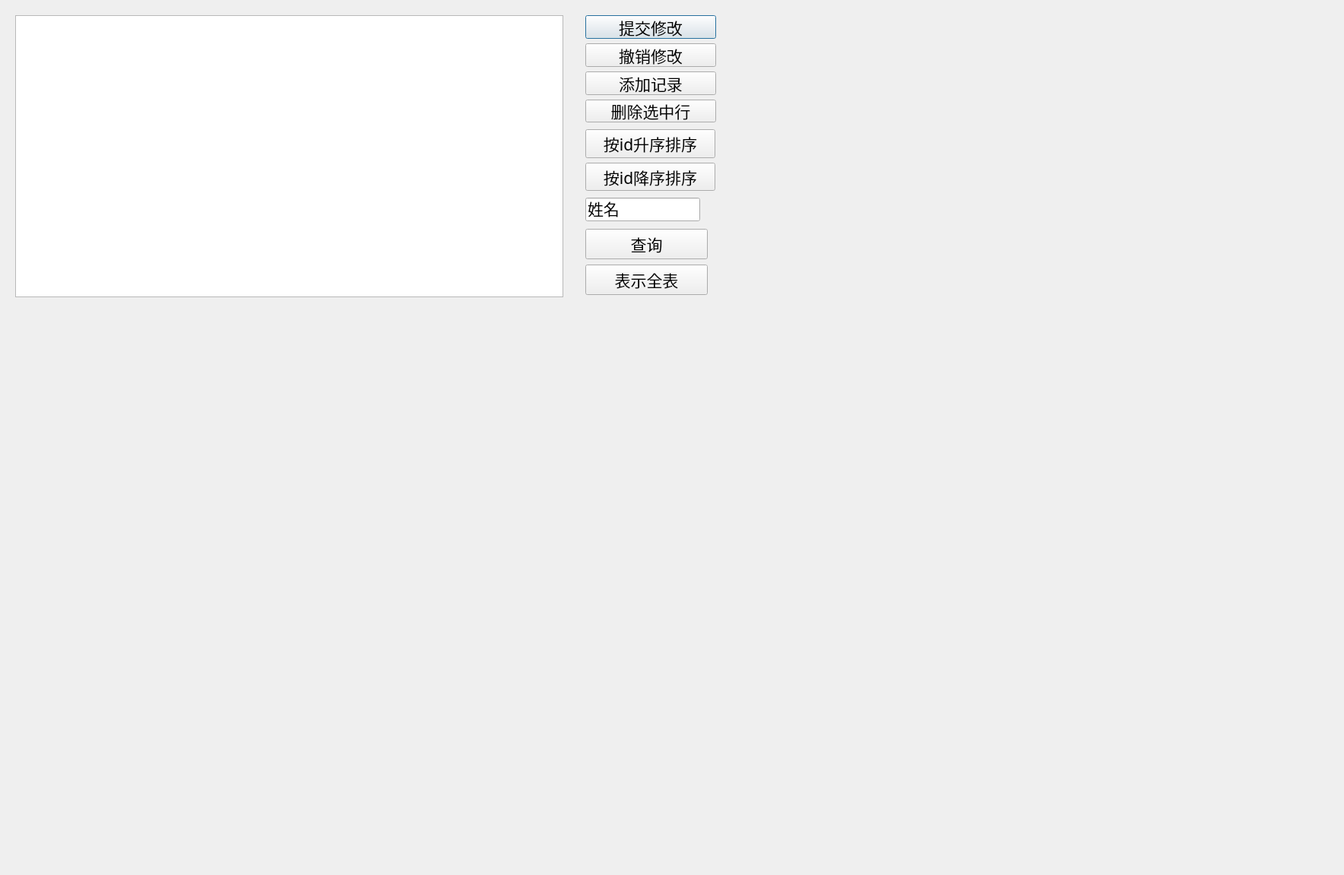
<?xml version="1.0" encoding="UTF-8"?>
<ui version="4.0">
 <class>xbb</class>
 <widget class="QDialog" name="xbb">
  <property name="geometry">
   <rect>
    <x>0</x>
    <y>0</y>
    <width>1768</width>
    <height>1151</height>
   </rect>
  </property>
  <property name="windowTitle">
   <string>Dialog</string>
  </property>
  <widget class="QWidget" name="verticalLayoutWidget">
   <property name="geometry">
    <rect>
     <x>770</x>
     <y>20</y>
     <width>172</width>
     <height>141</height>
    </rect>
   </property>
   <layout class="QVBoxLayout" name="verticalLayout">
    <item>
     <widget class="QPushButton" name="pushButton">
      <property name="font">
       <font>
        <family>Agency FB</family>
        <pointsize>16</pointsize>
       </font>
      </property>
      <property name="text">
       <string>提交修改</string>
      </property>
     </widget>
    </item>
    <item>
     <widget class="QPushButton" name="pushButton_2">
      <property name="font">
       <font>
        <family>Agency FB</family>
        <pointsize>16</pointsize>
       </font>
      </property>
      <property name="text">
       <string>撤销修改</string>
      </property>
     </widget>
    </item>
    <item>
     <widget class="QPushButton" name="pushButton_3">
      <property name="font">
       <font>
        <family>Agency FB</family>
        <pointsize>16</pointsize>
       </font>
      </property>
      <property name="text">
       <string>添加记录</string>
      </property>
     </widget>
    </item>
    <item>
     <widget class="QPushButton" name="pushButton_4">
      <property name="font">
       <font>
        <family>Agency FB</family>
        <pointsize>16</pointsize>
       </font>
      </property>
      <property name="text">
       <string>删除选中行</string>
      </property>
     </widget>
    </item>
   </layout>
  </widget>
  <widget class="QWidget" name="verticalLayoutWidget_2">
   <property name="geometry">
    <rect>
     <x>770</x>
     <y>170</y>
     <width>171</width>
     <height>81</height>
    </rect>
   </property>
   <layout class="QVBoxLayout" name="verticalLayout_2">
    <item>
     <widget class="QPushButton" name="pushButton_5">
      <property name="font">
       <font>
        <family>Agency FB</family>
        <pointsize>16</pointsize>
       </font>
      </property>
      <property name="text">
       <string>按id升序排序</string>
      </property>
     </widget>
    </item>
    <item>
     <widget class="QPushButton" name="pushButton_6">
      <property name="font">
       <font>
        <family>Agency FB</family>
        <pointsize>16</pointsize>
       </font>
      </property>
      <property name="text">
       <string>按id降序排序</string>
      </property>
     </widget>
    </item>
   </layout>
  </widget>
  <widget class="QLineEdit" name="lineEdit">
   <property name="geometry">
    <rect>
     <x>770</x>
     <y>260</y>
     <width>151</width>
     <height>31</height>
    </rect>
   </property>
   <property name="font">
    <font>
     <family>Agency FB</family>
     <pointsize>16</pointsize>
    </font>
   </property>
   <property name="text">
    <string>姓名</string>
   </property>
  </widget>
  <widget class="QWidget" name="verticalLayoutWidget_3">
   <property name="geometry">
    <rect>
     <x>770</x>
     <y>300</y>
     <width>161</width>
     <height>91</height>
    </rect>
   </property>
   <layout class="QVBoxLayout" name="verticalLayout_3">
    <item>
     <widget class="QPushButton" name="pushButton_7">
      <property name="font">
       <font>
        <family>Agency FB</family>
        <pointsize>16</pointsize>
       </font>
      </property>
      <property name="text">
       <string>查询</string>
      </property>
     </widget>
    </item>
    <item>
     <widget class="QPushButton" name="pushButton_8">
      <property name="font">
       <font>
        <family>Agency FB</family>
        <pointsize>16</pointsize>
       </font>
      </property>
      <property name="text">
       <string>表示全表</string>
      </property>
     </widget>
    </item>
   </layout>
  </widget>
  <widget class="QTableView" name="tableView">
   <property name="geometry">
    <rect>
     <x>20</x>
     <y>20</y>
     <width>721</width>
     <height>371</height>
    </rect>
   </property>
   <property name="font">
    <font>
     <pointsize>14</pointsize>
    </font>
   </property>
   <attribute name="horizontalHeaderMinimumSectionSize">
    <number>161</number>
   </attribute>
   <attribute name="horizontalHeaderDefaultSectionSize">
    <number>200</number>
   </attribute>
   <attribute name="verticalHeaderMinimumSectionSize">
    <number>80</number>
   </attribute>
   <attribute name="verticalHeaderDefaultSectionSize">
    <number>120</number>
   </attribute>
  </widget>
 </widget>
 <resources/>
 <connections/>
</ui>
